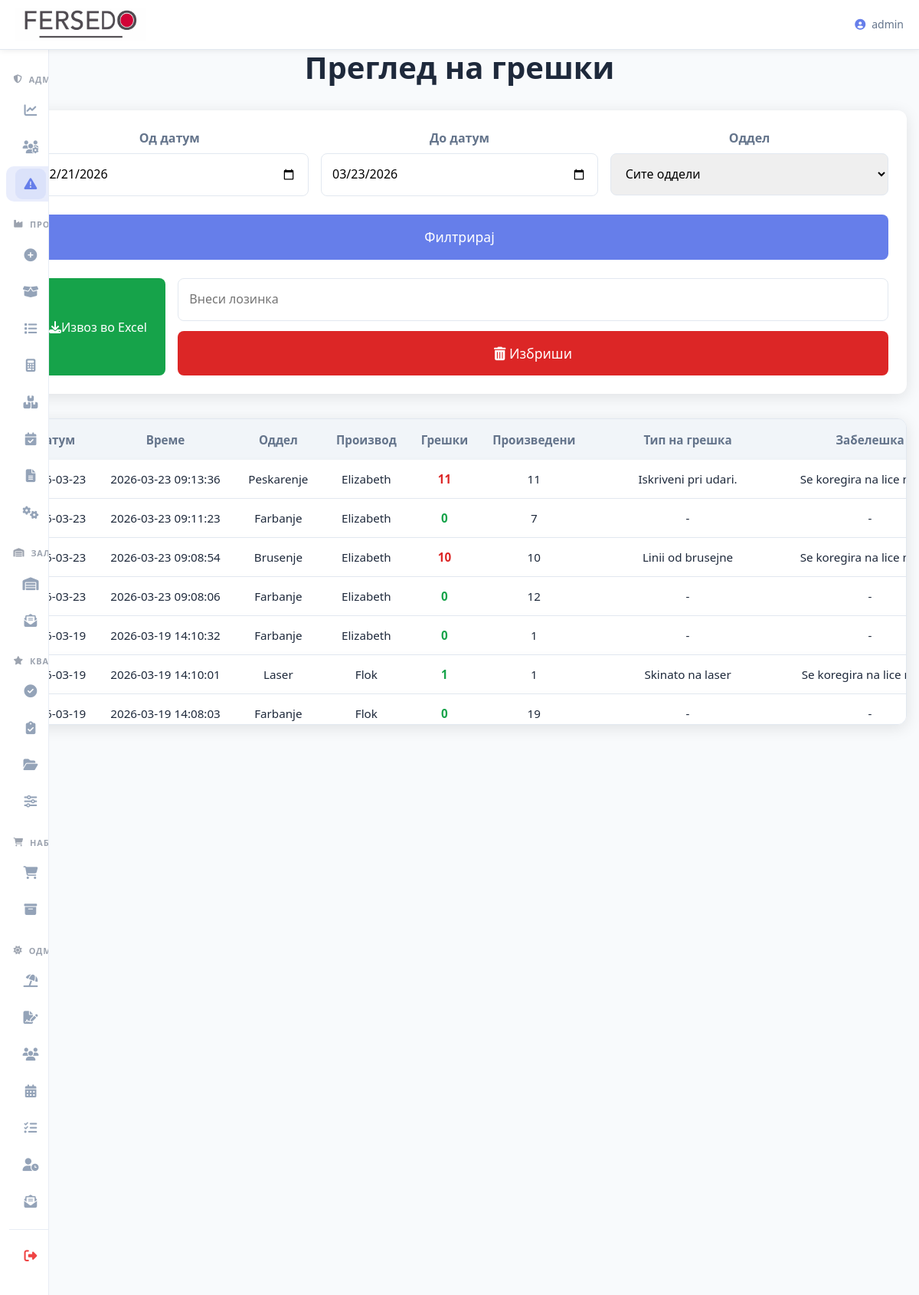
The page /admin/greski (signed in) on the database its author committed.
### tables this page shows
CREATE TABLE performance (
    id INTEGER PRIMARY KEY AUTOINCREMENT,
    datum TEXT NOT NULL,
    oddel TEXT NOT NULL,
    proizvod TEXT NOT NULL,
    proizvedeni INTEGER NOT NULL,
    greski INTEGER NOT NULL,
    vid_greska TEXT,
    zabeleska TEXT
, username TEXT, timestamp DATETIME, kamin TEXT, part_number TEXT, plan_kolicina INTEGER DEFAULT 0, tip_proizvod TEXT DEFAULT 'gotov');

### routes/admin.py (the view, shortened to what this page needs)
@admin_bp.route("/greski", methods=["GET", "POST"])
@login_required
@admin_required
def pregled_greski():
    global last_deleted_records, last_deleted_datum_od, last_deleted_datum_do, last_deleted_oddel
    datum_od = (request.form if request.method == "POST" else request.args).get("datum_od")
    datum_do = (request.form if request.method == "POST" else request.args).get("datum_do")
    if not datum_od or not datum_do:
        datum_od = (date.today() - timedelta(days=30)).isoformat()
        datum_do = date.today().isoformat()
    conn          = get_db()
    datum_do_plus = (datetime.strptime(datum_do, "%Y-%m-%d") + timedelta(days=1)).strftime("%Y-%m-%d")
    records = conn.execute("""
        SELECT datum, timestamp, oddel, proizvod, greski, vid_greska, zabeleska,
               username, kamin, part_number, proizvedeni
        FROM performance
        WHERE datum >= ? AND datum < ? AND tip_proizvod = 'polugotov'
        ORDER BY timestamp DESC
    """, (datum_od, datum_do_plus)).fetchall()
    conn.close()
    return render_template("pregled_greski.html", records=records, datum_od=datum_od,
                           datum_do=datum_do, has_undo=bool(last_deleted_records))

### app.py (called while the page is built)
@app.context_processor
def inject_vapid_key():
    return dict(VAPID_PUBLIC_KEY=VAPID_PUBLIC_KEY)

### utils/db.py (called while the page is built)
def get_db():
    global DATABASE_PATH
    if DATABASE_PATH is None:
        try:
            DATABASE_PATH = current_app.config['DATABASE_PATH']
        except RuntimeError:
            DATABASE_PATH = r"C:\Users\Server\Desktop\Proekt Fersedo\instance\database.db"
    conn = sqlite3.connect(
        DATABASE_PATH,
        timeout=10,
        check_same_thread=False,
    )
    conn.row_factory = lambda cursor, row: dict(
        zip([col[0] for col in cursor.description], row)
    )
    return conn

### templates/pregled_greski.html (shortened to what this page needs)
{% extends "base.html" %}
{% block content %}
<div class="container" style="max-width: 1400px; margin: 3rem auto; padding: 0 1rem; text-align: center;">
    <h1 style="font-weight: 700; color: var(--text); margin-bottom: 2rem; font-size: clamp(1.8rem, 5vw, 2.5rem);">Преглед на грешки</h1>
    <div style="background: var(--surface); padding: clamp(1rem, 4vw, 1.5rem); border-radius: var(--radius); box-shadow: var(--shadow); margin-bottom: 2rem;">
        <form method="POST">
            <div style="display: grid; grid-template-columns: repeat(auto-fit, minmax(220px, 1fr)); gap: 1rem; margin-bottom: 1.5rem;">
                <div>
                    <label style="display: block; margin-bottom: 0.4rem; font-weight: 600; color: var(--text-secondary);">Од датум</label>
                    <input type="date" name="datum_od" value="{{ datum_od }}" required
                           style="width: 100%; padding: 0.9rem; border: 1px solid var(--border); border-radius: 8px; font-size: 1rem;">
                </div>
                <div>
                    <label style="display: block; margin-bottom: 0.4rem; font-weight: 600; color: var(--text-secondary);">До датум</label>
                    <input type="date" name="datum_do" value="{{ datum_do }}" required
                           style="width: 100%; padding: 0.9rem; border: 1px solid var(--border); border-radius: 8px; font-size: 1rem;">
                </div>
                <div>
                    <label style="display: block; margin-bottom: 0.4rem; font-weight: 600; color: var(--text-secondary);">Оддел</label>
                    <select name="oddel" style="width: 100%; padding: 0.9rem; border: 1px solid var(--border); border-radius: 8px; font-size: 1rem;">
                        <option value="">Сите оддели</option>
                    </select>
                </div>
            </div>
            <button type="submit" class="btn btn-primary" style="width: 100%; padding: 1rem; background: var(--primary); color: white; border: none; border-radius: 8px; font-weight: 500; cursor: pointer; min-height: 52px; font-size: 1.1rem;">
                Филтрирај
            </button>
        </form>
        <div style="display: flex; flex-wrap: wrap; gap: 1rem; margin-top: 1.5rem; justify-content: center;">
            {% if datum_od and datum_do %}
            <a href="{{ url_for('admin.export_greski', datum_od=datum_od, datum_do=datum_do) }}" class="btn btn-success" style="padding: 1rem 1.5rem; background: #16a34a; color: white; border: none; border-radius: 8px; text-decoration: none; font-weight: 500; min-height: 52px; min-width: 160px; display: flex; align-items: center; justify-content: center;">
                <i class="fas fa-download"></i> Извоз во Excel
            </a>
            <form method="POST" action="{{ url_for('admin.pregled_greski') }}" style="margin: 0; flex: 1; min-width: 220px;">
                <input type="password" name="admin_password" placeholder="Внеси лозинка" required
                       style="width: 100%; padding: 0.9rem; border: 1px solid var(--border); border-radius: 8px; margin-bottom: 0.8rem; font-size: 1rem;">
                <button type="submit"
                        onclick="return confirm('Сигурно сакаш да ги избришеш сите записи за периодот {{ datum_od }} до {{ datum_do }}? Ова е неповратно!');"
                        class="btn btn-delete" style="width: 100%; padding: 1rem; background: #dc2626; color: white; border: none; border-radius: 8px; cursor: pointer; font-weight: 500; min-height: 52px; font-size: 1.1rem;">
                    <i class="fas fa-trash-alt"></i> Избриши
                </button>
            </form>
            {% endif %}
        </div>
    </div>
    {% if records %}
    <div class="table-container" style="overflow-x: auto; -webkit-overflow-scrolling: touch; max-height: 400px; overflow-y: auto; background: var(--surface); border-radius: var(--radius); box-shadow: var(--shadow); border: 1px solid var(--border);">
        <table id="greskiTable" style="width: 100%; min-width: 800px; border-collapse: collapse; font-size: 0.95rem; color: var(--text);">
            <thead>
                <tr style="background: #f1f5f9; color: var(--text-secondary);">
                    <th style="padding: 0.9rem 1rem; text-align: center;">Датум</th>
                    <th style="padding: 0.9rem 1rem; text-align: center;">Време</th>
                    <th style="padding: 0.9rem 1rem; text-align: center;">Оддел</th>
                    <th style="padding: 0.9rem 1rem; text-align: center;">Производ</th>
                    <th style="padding: 0.9rem 1rem; text-align: center;">Грешки</th>
                    <th style="padding: 0.9rem 1rem; text-align: center;">Произведени</th>
                    <th style="padding: 0.9rem 1rem; text-align: center;">Тип на грешка</th>
                    <th style="padding: 0.9rem 1rem; text-align: center;">Забелешка</th>
                </tr>
            </thead>
            <tbody id="greskiTableBody">
                {% for r in records %}
                <tr style="border-bottom: 1px solid var(--border); background: white; transition: background 0.2s;">
                    <td style="padding: 0.8rem 1rem; text-align: center;">{{ r['datum'] }}</td>
                    <td style="padding: 0.8rem 1rem; text-align: center;">{{ r['timestamp'] }}</td>
                    <td style="padding: 0.8rem 1rem; text-align: center;">{{ r['oddel'] }}</td>
                    <td style="padding: 0.8rem 1rem; text-align: center;">{{ r['proizvod'] or '-' }}</td>
                    <td style="padding: 0.8rem 1rem; text-align: center; font-weight: bold; color: {% if r['greski'] >= 5 %}#dc2626{% elif r['greski'] >= 2 %}#ca8a04{% else %}#16a34a{% endif %};">
                        {{ r['greski'] }}
                    </td>
                    <td style="padding: 0.8rem 1rem; text-align: center; font-weight: 500;">{{ r['proizvedeni'] or '0' }}</td>
                    <td style="padding: 0.8rem 1rem; text-align: center;">{{ r['vid_greska'] or '-' }}</td>
                    <td style="padding: 0.8rem 1rem; text-align: center;">{{ r['zabeleska'] or '-' }}</td>
                </tr>
                {% endfor %}
            </tbody>
        </table>
    </div>
    {% endif %}
</div>
{% endblock %}

### templates/base.html (style rules this page uses)
:root { --primary: #667eea; --primary-dark: #5a67d8; --primary-light: #a5b4fc; --success: #16a34a; --danger: #dc2626; --warning: #eab308; --info: #0dcaf0; --light: #f8fafc; --dark: #0f172a; --gray: #64748b; --gray-light: #cbd5e1; --bg: #f8fafc; --surface: white; --text: #1e293b; --text-secondary: #64748b; --border: #e2e8f0; --shadow-sm: 0 2px 8px rgba(0,0,0,0.08); --shadow: 0 4px 20px rgba(0,0,0,0.1); --shadow-lg: 0 10px 40px rgba(0,0,0,0.15); --radius: 12px; --transition: all 0.3s ease; --sb-width-collapsed: 64px; --sb-width-expanded: 260px; --sb-bg: #ffffff; --sb-border: #e8edf5; --sb-item-hover: rgba(102,126,234,0.08); --sb-item-active: rgba(102,126,234,0.14); --sb-icon-color: #94a3b8; --sb-text-color: #374151; --sb-group-color: #9ca3af; --sb-shadow: 4px 0 32px rgba(15,23,42,0.10); --sb-transition: 0.4s cubic-bezier(0.4, 0, 0.2, 1); }
* { margin:0; padding:0; box-sizing:border-box; }
html, body { height:100%; font-family:system-ui, -apple-system, BlinkMacSystemFont, 'Segoe UI', Roboto, sans-serif; background:var(--bg); color:var(--text); line-height:1.6; }
body { min-height:100vh; touch-action:manipulation; }

### templates/pregled_greski.html (style rules this page uses)
.table-container { overflow-x: auto !important; -webkit-overflow-scrolling: touch !important; max-height: 400px; overflow-y: auto; border-radius: 8px; box-shadow: 0 2px 10px rgba(0,0,0,0.1); }
table { width: 100%; min-width: 900px; border-collapse: separate; border-spacing: 0 0.5rem; }
th, td { padding: 1rem; text-align: center; white-space: nowrap; }
thead tr { background: #f1f5f9; font-weight: 600; }
tbody tr { background: white; box-shadow: 0 2px 8px rgba(0,0,0,0.05); border-radius: 8px; }
.btn-delete { background: #dc2626 !important; width: 100%; padding: 1rem; min-height: 52px; font-size: 1.1rem; }

### rows shown on the page
performance: datum "2026-03-23", timestamp "2026-03-23 09:13:36", oddel "Peskarenje", proizvod "Elizabeth", greski "11", proizvedeni "11", vid_greska "Iskriveni pri udari.", zabeleska "Se koregira na lice…"
performance: datum "2026-03-23", timestamp "2026-03-23 09:11:23", oddel "Farbanje", proizvod "Elizabeth", greski "0", proizvedeni "7", vid_greska "-", zabeleska "-"
performance: datum "2026-03-23", timestamp "2026-03-23 09:08:54", oddel "Brusenje", proizvod "Elizabeth", greski "10", proizvedeni "10", vid_greska "Linii od brusejne", zabeleska "Se koregira na lice…"
performance: datum "2026-03-23", timestamp "2026-03-23 09:08:06", oddel "Farbanje", proizvod "Elizabeth", greski "0", proizvedeni "12", vid_greska "-", zabeleska "-"
performance: datum "2026-03-19", timestamp "2026-03-19 14:10:32", oddel "Farbanje", proizvod "Elizabeth", greski "0", proizvedeni "1", vid_greska "-", zabeleska "-"
performance: datum "2026-03-19", timestamp "2026-03-19 14:10:01", oddel "Laser", proizvod "Flok", greski "1", proizvedeni "1", vid_greska "Skinato na laser", zabeleska "Se koregira na lice…"
performance: datum "2026-03-19", timestamp "2026-03-19 14:08:03", oddel "Farbanje", proizvod "Flok", greski "0", proizvedeni "19", vid_greska "-", zabeleska "-"

### other values the page prints
{{ session.user }} "admin"
